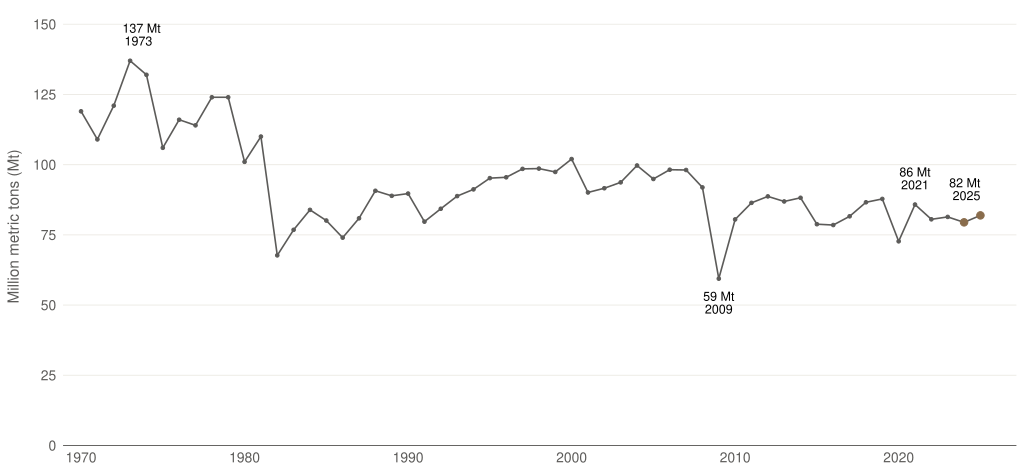

Generate this figure with R:
# Task 2 v3 — honest remake of the White House steel chart, long context.
# v3 changes vs v2: no chart structure changes; design-system palette
#   migration only. `pg_palette$alloy` is now #5C5B59 (PG-brand warm
#   charcoal) and `pg_palette$copper` is now #896C4C (PG-brand warm
#   bronze). The two highlighted points (2024, 2025) render as muted
#   bronze instead of v2's saturated terracotta, in line with the new
#   "red and black are accents only; warm neutrals dominate" discipline.
#
# v2 changes vs v1: extended window from 5 yrs (2021-2025) to 56 yrs
#   (1970-2025) by splicing USGS DS140 historical raw-steel-production data
#   onto the existing worldsteel 2021-2025 series. The 5-year window made
#   the same cherry-pick mistake we critiqued in task 1; the long view
#   shows the 1973 peak, the post-1970s structural decline, the GFC
#   trough, and that the 2024 -> 2025 increase is well within ambient noise.
# Chart-type choice: line chart (per CLAUDE.md "line for time series").
#   Zero baseline is kept (not required for line, but more honest about scale
#   and matches the bar-chart convention of the original).
#
# Sources spliced:
#   * USGS DS140 (Iron and Steel Statistics, 1900-2021), Steel sheet,
#     "Raw steel production" column. Used 1900-2020 portion.
#   * World Steel Association, P1 crude steel total, USA, 2021-2025.
#     Used 2021-2025 portion.
# Both report 2021 = 85.8 Mt (sanity check passes).

setwd("/Users/alexanderweber/Documents/hsg/6_semester/data_visualization_with_ai")

suppressPackageStartupMessages({
  library(readxl)
  library(dplyr)
  library(tidyr)
  library(ggplot2)
})

source("design_system.R")

chart_family <- ""

# --- 1. Historical: USGS DS140, 1900-2021 ----------------------------------
ds140 <- read_excel(
  "data/task_02/usgs_ds140_iron_steel_2021.xlsx",
  sheet = "Steel",
  skip  = 5
) %>%
  select(year_chr = Year, raw_steel_t = `Raw steel production`) %>%
  mutate(year = suppressWarnings(as.integer(year_chr)),
         raw_steel_mt = as.numeric(raw_steel_t) / 1e6) %>%
  filter(!is.na(year), !is.na(raw_steel_mt), year >= 1970, year <= 2020) %>%
  select(year, mt = raw_steel_mt)

# --- 2. Recent: worldsteel, 2021-2025 --------------------------------------
ws <- read_excel(
  "data/task_02/steel_data_us_21-25.xlsx",
  sheet = 1,
  skip = 1
) %>%
  filter(Country == "United States") %>%
  mutate(across(-Country, as.numeric)) %>%
  pivot_longer(-Country, names_to = "year", values_to = "kt") %>%
  mutate(year = as.integer(year), mt = kt / 1000) %>%
  select(year, mt)

us <- bind_rows(ds140, ws) %>% arrange(year)

cat("Series: ", min(us$year), "-", max(us$year),
    " (n =", nrow(us), ")\n")
cat("Peak:  "); us %>% slice_max(mt, n = 1) %>% print()
cat("Trough (post-1970): "); us %>% slice_min(mt, n = 1) %>% print()
cat("Recent (2021-2025):\n"); us %>% filter(year >= 2021) %>% print()

# Highlight: the two years the original White House chart used (2024, 2025).
us <- us %>% mutate(highlight = year %in% c(2024, 2025))

# Anchor labels for the four points the reader should see.
ann <- us %>%
  filter(year %in% c(1973, 2009, 2021, 2025)) %>%
  mutate(
    label = sprintf("%.0f Mt\n%d", mt, year),
    vjust = case_when(year == 1973 ~ -0.7,
                       year == 2009 ~  1.6,
                       year == 2021 ~ -0.7,
                       year == 2025 ~ -0.7),
    hjust = case_when(year == 1973 ~ 0.2,
                       year == 2009 ~ 0.5,
                       year == 2021 ~ 0.5,
                       year == 2025 ~ 1.0)
  )

p <- ggplot(us, aes(x = year, y = mt)) +
  geom_line(color = pg_palette$alloy, linewidth = 0.55) +
  geom_point(data = us %>% filter(!highlight),
             color = pg_palette$alloy, size = 0.9) +
  geom_point(data = us %>% filter(highlight),
             color = pg_palette$copper, size = 2.2) +
  geom_text(data = ann, aes(label = label, vjust = vjust, hjust = hjust),
            family = chart_family, size = 3.0, color = pg_palette$onyx,
            lineheight = 0.9) +
  scale_x_continuous(breaks = seq(1970, 2025, 10),
                     expand = expansion(mult = c(0.02, 0.04))) +
  scale_y_continuous(limits = c(0, 150),
                     breaks = seq(0, 150, 25),
                     expand = expansion(mult = c(0, 0.04))) +
  labs(x = NULL, y = "Million metric tons (Mt)") +
  theme_pg(base_family = chart_family)

out_pdf <- "iterations/task_02/v3/steel_production_v3.pdf"
ggsave(out_pdf, p, width = 26, height = 12, units = "cm", device = "pdf")
cat("Saved:", out_pdf, "\n")
